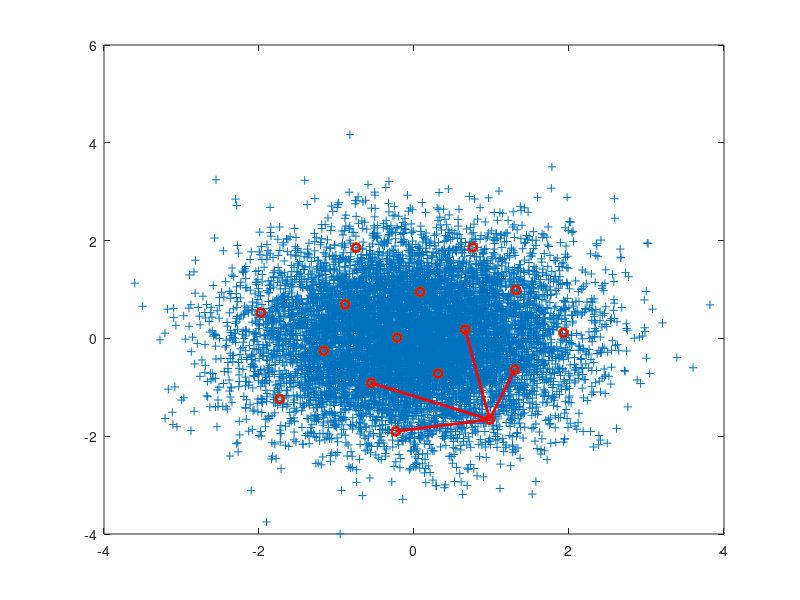

The MATLAB script that drew this image:
% vq_binary_switch.m
% David Rowe Sep 2021
%
% Experiments in making VQs robust to bit errors, this is an Octave
% implementation of [1].
%
% [1] Psuedo Gray Coding, Zeger & Gersho 1990

1;

% equation (33) of [1], for hamming distance 1
function c = cost_of_distance_one(vq, prob, k, verbose=0)
  [N K] = size(vq);
  log2N = log2(N);
  c = 0;
  for b=0:log2N-1
    index_neighbour = bitxor(k-1,2.^b) + 1;
    diff = vq(k,:) - vq(index_neighbour, :);
    dist = sum(diff*diff');
    c += prob(k)*dist;
    if verbose
      printf("k: %d b: %d index_neighbour: %d dist: %f prob: %f c: %f \n", k, b, index_neighbour, dist, prob(k), c);
    end
  end
endfunction

% equation (39) of [1]
function d = distortion_of_current_mapping(vq, prob)
  [N K] = size(vq);
  
  d = 0;
  for k=1:N
    d += cost_of_distance_one(vq, prob, k);
  end
endfunction

function [vq distortion] = binary_switching(vq, prob, max_iteration)
  [N K] = size(vq);
  iteration = 0;
  i = 1;
  finished = 0;
  switches = 0;
  distortion0 = distortion_of_current_mapping(vq, prob)
  
  while !finished

    % generate a list A(i) of which vectors have the largest cost of bit errors
    c = zeros(1,N);
    for k=1:N
      c(k) = cost_of_distance_one(vq, prob, k);
    end
    [tmp A] = sort(c,"descend");
    
    % Try switching each vector with A(i)
    best_delta = 0;
    for j=2:N
      % we can't switch with ourself
      if j != A(i)
        distortion1 = distortion_of_current_mapping(vq, prob);
        % switch vq entries A(i) and j
	tmp = vq(A(i),:);
	vq(A(i),:) = vq(j,:);
	vq(j,:) = tmp;
	
	distortion2 = distortion_of_current_mapping(vq, prob);
        delta = distortion2 - distortion1;
	if delta < 0
	  if abs(delta) > best_delta
	    best_delta = abs(delta);
	    best_j = j;
	  end
	end
	% unswitch
	tmp = vq(A(i),:);
	vq(A(i),:) = vq(j,:);
	vq(j,:) = tmp;
      end
    end % next j

    % printf("best_delta: %f best_j: %d\n", best_delta, best_j);
    if best_delta == 0
      % Hmm, no improvement, lets try the next vector in the sorted cost list
      if i == N
        finished = 1;
      else
        i++;
      end
    else
      % OK keep the switch that minimised the distortion
 
      tmp = vq(A(i),:);
      vq(A(i),:) = vq(best_j,:);
      vq(best_j,:) = tmp;
      switches++;

      % set up for next iteration
      iteration++;
      distortion = distortion_of_current_mapping(vq, prob);
      printf("it: %3d dist: %f %3.2f i: %3d sw: %3d\n", iteration, distortion,
             distortion/distortion0, i, switches);
      if iteration >= max_iteration, finished = 1, end
      i = 1;
     end

  end

endfunction

function test_binary_switch
  vq1 = [1 1; -1 1; -1 -1; 1 -1];
  %f=fopen("vq1.f32","wb"); fwrite(f, vq1, 'float32'); fclose(f);
  [vq2 distortion] = binary_switching(vq1, ones(1,4), 10);
  % algorithm should put hamming distance 1 neighbours in adjacent quadrants
  distance_to_closest_neighbours = 2;
  % there are two hamming distance 1 neighbours
  target_distortion = 2^2*distance_to_closest_neighbours*length(vq1);
  assert(target_distortion == distortion);
  printf("test_binary_switch OK!\n");
endfunction

% return indexes of hamming distance one vectors
function ind = neighbour_indexes(vq, k)
  [N K] = size(vq);
  log2N = log2(N);
  ind = [];
  for b=0:log2N-1
    index_neighbour = bitxor(k-1,2.^b) + 1;
    ind = [ind index_neighbour];
  end
endfunction

%test_binary_switch;

randn('seed',1);
N=16;     % Number of VQ codebook vectors
K=2;      % Vector length

Ntrain=10000;

training_data = randn(Ntrain,K);
[idx vq1] = kmeans(training_data, N);
[vq2 distortion] = binary_switching(vq1, [1 ones(1,N-1)], 1000);

figure(1); clf; plot(training_data(:,1), training_data(:,2),'+');
hold on;
plot(vq1(:,1), vq1(:,2),'og','linewidth', 2);
plot(vq2(:,1), vq2(:,2),'or','linewidth', 2);

% plot hamming distance 1 neighbours
k = 1;
ind = neighbour_indexes(vq2, k);
for i=1:length(ind)
  plot([vq2(k,1) vq2(ind(i),1)],[vq2(k,2) vq2(ind(i),2)],'r-','linewidth', 2);
end

hold off;


